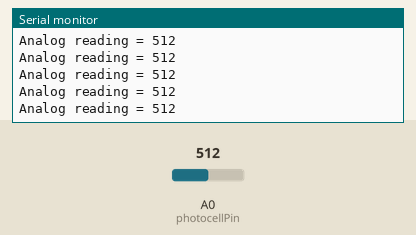
Bench run of a sketch on a simulated Arduino Uno, built with avr-gcc and run on an emulated ATmega328P. Shown: the last lines printed to the serial monitor. The inputs (shaded band) are chosen by the test bench; at power-on: A0 (photocellPin) = 512.

Above: at 1.2 s.
1.3 s: A0 (photocellPin) set to 716
At 1.31 s:
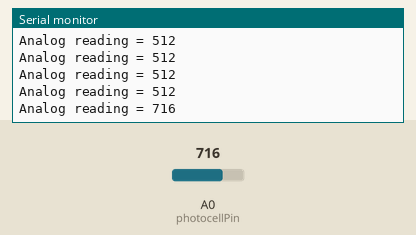
2.8 s: A0 (photocellPin) set to 900
At 2.82 s:
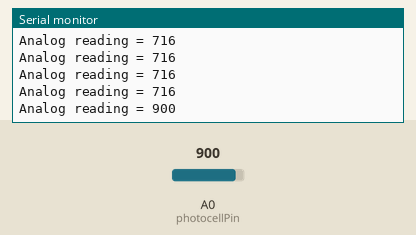
Timing chart, 0 to 5.8 s (numbered marks = the images above; inputs shaded):
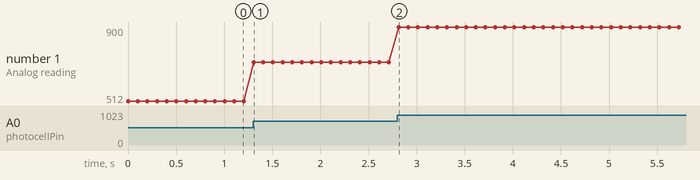

The sketch:

photocell.ino
```cpp
int photocellPin = 0;     // the cell and 10K pulldown are connected to a0
int photocellReading;     // the analog reading from the sensor divider

void setup() {
  // put your setup code here, to run once:
  Serial.begin(9600);
}

void loop() {
  // put your main code here, to run repeatedly:
  photocellReading = analogRead(photocellPin);

  Serial.print("Analog reading = ");
  Serial.println(photocellReading);     // the raw analog reading

  delay(100);
}
```

Measured:
- after the input at 1.3 s, the serial monitor: prints a new line at once (image 1)
- after the input at 2.8 s, the serial monitor: prints a new line at once (image 2)
- plotted number 1: 512 → 716 after the input at 1.3 s, 716 → 900 after the input at 2.8 s
